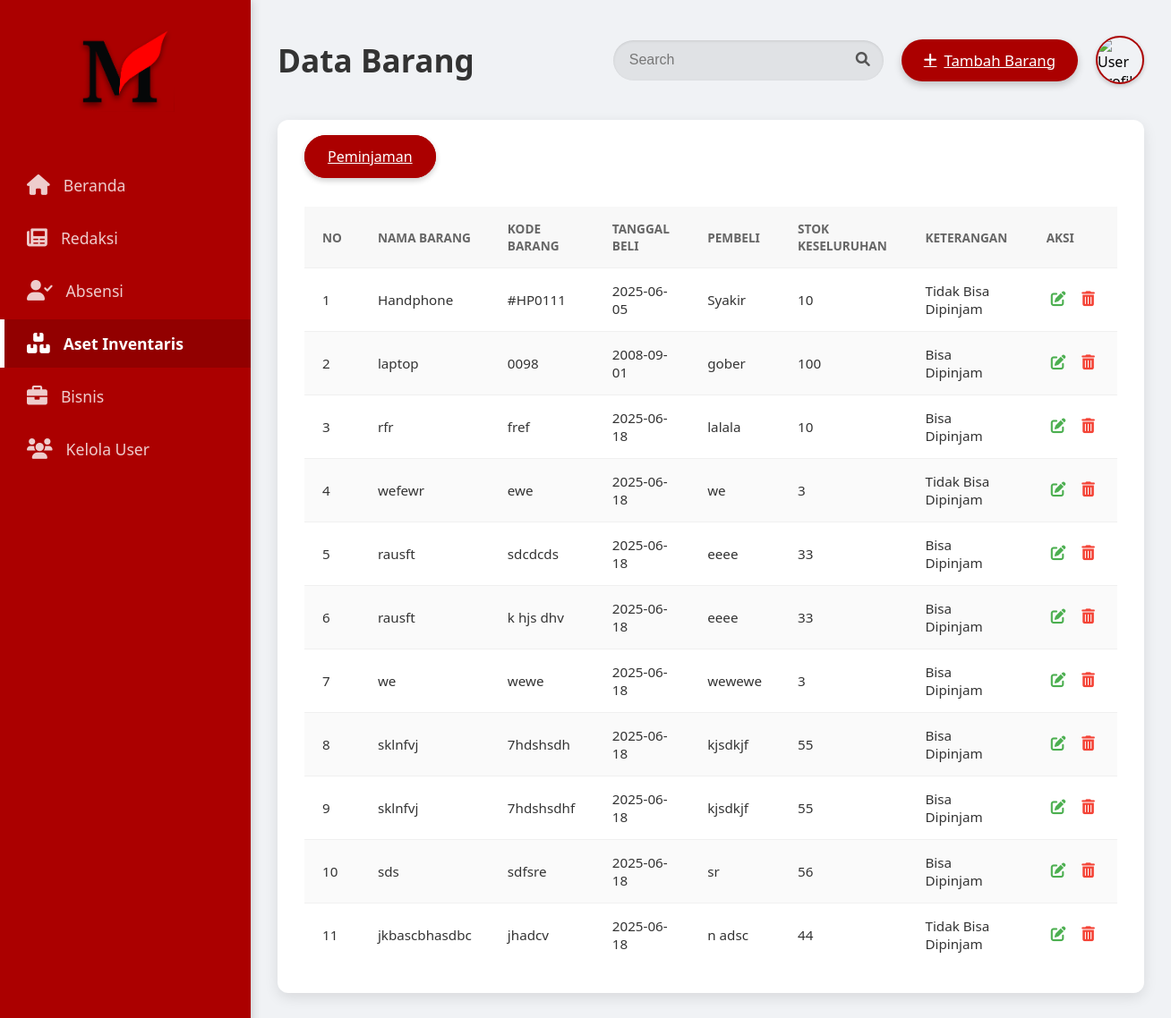
The app's page /inventory/list_barang.php with its own data.
### tables this page shows
CREATE TABLE `data_barang` (
  `id` int(11) NOT NULL,
  `nama_barang` varchar(255) NOT NULL,
  `kode_barang` varchar(50) NOT NULL,
  `tanggal_beli` date DEFAULT NULL,
  `pembeli` varchar(255) DEFAULT NULL,
  `keterangan` varchar(255) DEFAULT NULL,
  `stok_keseluruhan` int(11) DEFAULT 0,
  `stok_tersedia` int(11) DEFAULT 0
);

### inventory/list_barang.php (the view, shortened to what this page needs)
<!DOCTYPE html>
<html lang="en">
<head>
    <link rel="stylesheet" href="../assets/style.css"> <link href="https://fonts.googleapis.com/css2?family=Poppins:wght@300;400;500;600;700&display=swap" rel="stylesheet">
    <link rel="stylesheet" href="https://cdnjs.cloudflare.com/ajax/libs/font-awesome/6.0.0-beta3/css/all.min.css">
</head>
<body>
    <?php
    include_once(__DIR__ . '/../config/koneksi.php');
    ?>
    <div class="container">
        <div class="sidebar">
            <div class="logo">
                <img src="../assets/image 2.png" width="110" alt="">
            </div>
            <nav class="nav-menu">
                <ul>
                    <li><a href="#"><i class="fas fa-home"></i> Beranda</a></li>
                    <li><a href="#"><i class="fas fa-newspaper"></i> Redaksi</a></li>
                    <li><a href="#"><i class="fas fa-user-check"></i> Absensi</a></li>
                    <li class="active"><a href="#"><i class="fas fa-boxes"></i> Aset Inventaris</a></li>
                    <li><a href="#"><i class="fas fa-briefcase"></i> Bisnis</a></li>
                    <li><a href="#"><i class="fas fa-users"></i> Kelola User</a></li>
                </ul>
            </nav>
        </div>
        <div class="main-content">
            <header class="header">
                <h1>Data Barang</h1>
                <div class="header-right">
                    <div class="search-bar">
                        <input type="text" placeholder="Search">
                        <button type="submit"><i class="fas fa-search"></i></button>
                    </div>
                    <a href="add_barang.php" class="add-item-btn"><i class="fas fa-plus"></i> Tambah Barang</a>
                    <div class="user-profile">
                        <img src="../assets/img/profile-placeholder.jpg" alt="User Profile">
                    </div>
                </div>
            </header>
            <div class="content-area">
                <div class="tabs">
                    <a href="peminjaman_barang.php" class="tab-button active">Peminjaman</a>
                </div>
                <div class="table-container">
                    <table>
                        <thead>
                            <tr>
                                <th>No</th>
                                <th>Nama Barang</th>
                                <th>Kode Barang</th>
                                <th>Tanggal Beli</th>
                                <th>Pembeli</th>
                                <th>Stok Keseluruhan</th>
                                <th>Keterangan</th>
                                <th>Aksi</th>
                            </tr>
                        </thead>
                        <tbody>
                            <?php
                            $sql = "SELECT * FROM data_barang";
                            $result = mysqli_query($koneksi, $sql);
                            if (mysqli_num_rows($result) > 0) {
                                $no = 1;
                                while($row = mysqli_fetch_assoc($result)) {
                                    echo "<tr>";
                                    echo "<td>" . $no++ . "</td>";
                                    echo "<td>" . htmlspecialchars($row['nama_barang']) . "</td>";
                                    echo "<td>" . htmlspecialchars($row['kode_barang']) . "</td>";
                                    echo "<td>" . htmlspecialchars($row['tanggal_beli']) . "</td>";
                                    echo "<td>" . htmlspecialchars($row['pembeli']) . "</td>";
                                    echo "<td>" . htmlspecialchars($row['stok_keseluruhan']) . "</td>";
                                    echo "<td>" . htmlspecialchars($row['keterangan']) . "</td>";
                                    echo "<td class='actions'>";
                                    echo "<a href='edit_barang.php?id=" . $row['id'] . "' class='edit-btn'><i class='fas fa-edit'></i></a>";
                                    echo "<button class='delete-btn' onclick=\"confirmDelete(" . $row['id'] . ", '" . htmlspecialchars($row['nama_barang']) . "')\"><i class='fas fa-trash-alt'></i></button>";
                                    echo "</td>";
                                    echo "</tr>";
                                }
                            } else {
                                echo "<tr><td colspan='9'>Tidak ada data barang.</td></tr>";
                            }
                            ?>
                        </tbody>
                    </table>
                </div>
            </div>
        </div>
    </div>
</body>
</html>

### assets/style.css (style rules this page uses)
body { font-family: 'Segoe UI', sans-serif; margin: 0; padding: 0; background-color: #f0f2f5; display: flex; min-height: 100vh; }
.container { display: flex; width: 100%; }
.sidebar { width: 280px; background-color: #AB0000; color: white; padding: 30px 0; display: flex; flex-direction: column; box-shadow: 2px 0 10px rgba(0,0,0,0.15); position: fixed; height: 100%; top: 0; left: 0; z-index: 100; }
.logo { text-align: center; margin-bottom: 50px; }
.nav-menu ul { list-style: none; padding: 0; margin: 0; }
.nav-menu ul li { margin-bottom: 5px; }
.nav-menu ul li a { color: rgba(255, 255, 255, 0.8); text-decoration: none; display: flex; align-items: center; padding: 15px 30px; border-radius: 0; transition: background-color 0.3s ease, color 0.3s ease; font-size: 1.1em; }
.nav-menu ul li a i { margin-right: 15px; font-size: 1.3em; }
.nav-menu ul li.active a { background-color: #920000; color: white; font-weight: 600; border-left: 5px solid white; padding-left: 25px; }
.main-content { flex-grow: 1; margin-left: 280px; padding: 30px; background-color: #f0f2f5; }
.header { display: flex; justify-content: space-between; align-items: center; margin-bottom: 30px; padding: 10px 0; }
.header h1 { font-size: 2.2em; color: #333; margin: 0; font-weight: 600; }
.header-right { display: flex; align-items: center; gap: 20px; }
.search-bar { display: flex; background-color: #e0e2e5; border-radius: 25px; overflow: hidden; height: 45px; align-items: center; box-shadow: inset 0 1px 3px rgba(0,0,0,0.1); }
.search-bar input { border: none; padding: 8px 18px; outline: none; font-size: 1em; width: 220px; background: transparent; color: #333; }
.search-bar input::placeholder { color: #777; }
.search-bar button { background-color: transparent; border: none; padding: 8px 15px; cursor: pointer; color: #555; font-size: 1em; transition: color 0.3s ease; }
.add-item-btn { background-color: #AB0000; color: white; border: none; padding: 12px 25px; border-radius: 25px; cursor: pointer; font-size: 1.05em; display: flex; align-items: center; gap: 8px; font-weight: 500; transition: background-color 0.3s ease, transform 0.2s ease; box-shadow: 0 4px 8px rgba(0,0,0,0.2); }
.user-profile { width: 50px; height: 50px; border-radius: 50%; object-fit: cover; border: 2px solid #AB0000; box-shadow: 0 2px 5px rgba(0,0,0,0.2); margin-left: auto; }
.user-profile img { width: 100%; height: 100%; border-radius: 50%; display: block; }
.tabs { margin-bottom: 25px; }
.tab-button { background-color: #f0f2f5; border: 1px solid #ddd; padding: 12px 25px; cursor: pointer; font-size: 1.0em; border-radius: 25px; margin-right: 15px; transition: background-color 0.3s ease, color 0.3s ease, border-color 0.3s ease; color: #555; font-weight: 500; }
.tab-button.active { background-color: #AB0000; color: white; border-color: #AB0000; box-shadow: 0 3px 6px rgba(0,0,0,0.2); }
.content-area { background-color: white; padding: 30px; border-radius: 12px; box-shadow: 0 5px 15px rgba(0,0,0,0.1); margin-top: 20px; }
.table-container { overflow-x: auto; }
table { width: 100%; border-collapse: collapse; margin-top: 20px; }
table thead { background-color: #f8f8f8; }
table th, table td { text-align: left; padding: 15px 20px; border-bottom: 1px solid #f0f0f0; font-size: 0.95em; color: #333; }
table th { color: #666; font-weight: 600; text-transform: uppercase; font-size: 0.85em; }
table tbody tr:last-child td { border-bottom: none; }
table tbody tr:nth-child(even) { background-color: #fafafa; }
.actions { white-space: nowrap; }
.actions button, .actions a { background: none; border: none; cursor: pointer; font-size: 1.1em; margin-right: 8px; transition: color 0.3s ease, transform 0.2s ease; padding: 5px; border-radius: 4px; }
.actions button:last-child, .actions a:last-child { margin-right: 0; }
.actions .edit-btn { color: #4CAF50; }
.actions .delete-btn { color: #F44336; }

### records on screen
data_barang: nama_barang "Handphone", kode_barang "#HP0111", tanggal_beli "2025-06-05", pembeli "Syakir", stok_keseluruhan "10", keterangan "Tidak Bisa Dipinjam"
data_barang: nama_barang "laptop", kode_barang "0098", tanggal_beli "2008-09-01", pembeli "gober", stok_keseluruhan "100", keterangan "Bisa Dipinjam"
data_barang: nama_barang "rfr", kode_barang "fref", tanggal_beli "2025-06-18", pembeli "lalala", stok_keseluruhan "10", keterangan "Bisa Dipinjam"
data_barang: nama_barang "wefewr", kode_barang "ewe", tanggal_beli "2025-06-18", pembeli "we", stok_keseluruhan "3", keterangan "Tidak Bisa Dipinjam"
data_barang: nama_barang "rausft", kode_barang "sdcdcds", tanggal_beli "2025-06-18", pembeli "eeee", stok_keseluruhan "33", keterangan "Bisa Dipinjam"
data_barang: nama_barang "rausft", kode_barang "k hjs dhv", tanggal_beli "2025-06-18", pembeli "eeee", stok_keseluruhan "33", keterangan "Bisa Dipinjam"
data_barang: nama_barang "we", kode_barang "wewe", tanggal_beli "2025-06-18", pembeli "wewewe", stok_keseluruhan "3", keterangan "Bisa Dipinjam"
data_barang: nama_barang "sklnfvj", kode_barang "7hdshsdh", tanggal_beli "2025-06-18", pembeli "kjsdkjf", stok_keseluruhan "55", keterangan "Bisa Dipinjam"
data_barang: nama_barang "sklnfvj", kode_barang "7hdshsdhf", tanggal_beli "2025-06-18", pembeli "kjsdkjf", stok_keseluruhan "55", keterangan "Bisa Dipinjam"
data_barang: nama_barang "sds", kode_barang "sdfsre", tanggal_beli "2025-06-18", pembeli "sr", stok_keseluruhan "56", keterangan "Bisa Dipinjam"
data_barang: nama_barang "jkbascbhasdbc", kode_barang "jhadcv", tanggal_beli "2025-06-18", pembeli "n adsc", stok_keseluruhan "44", keterangan "Tidak Bisa Dipinjam"
